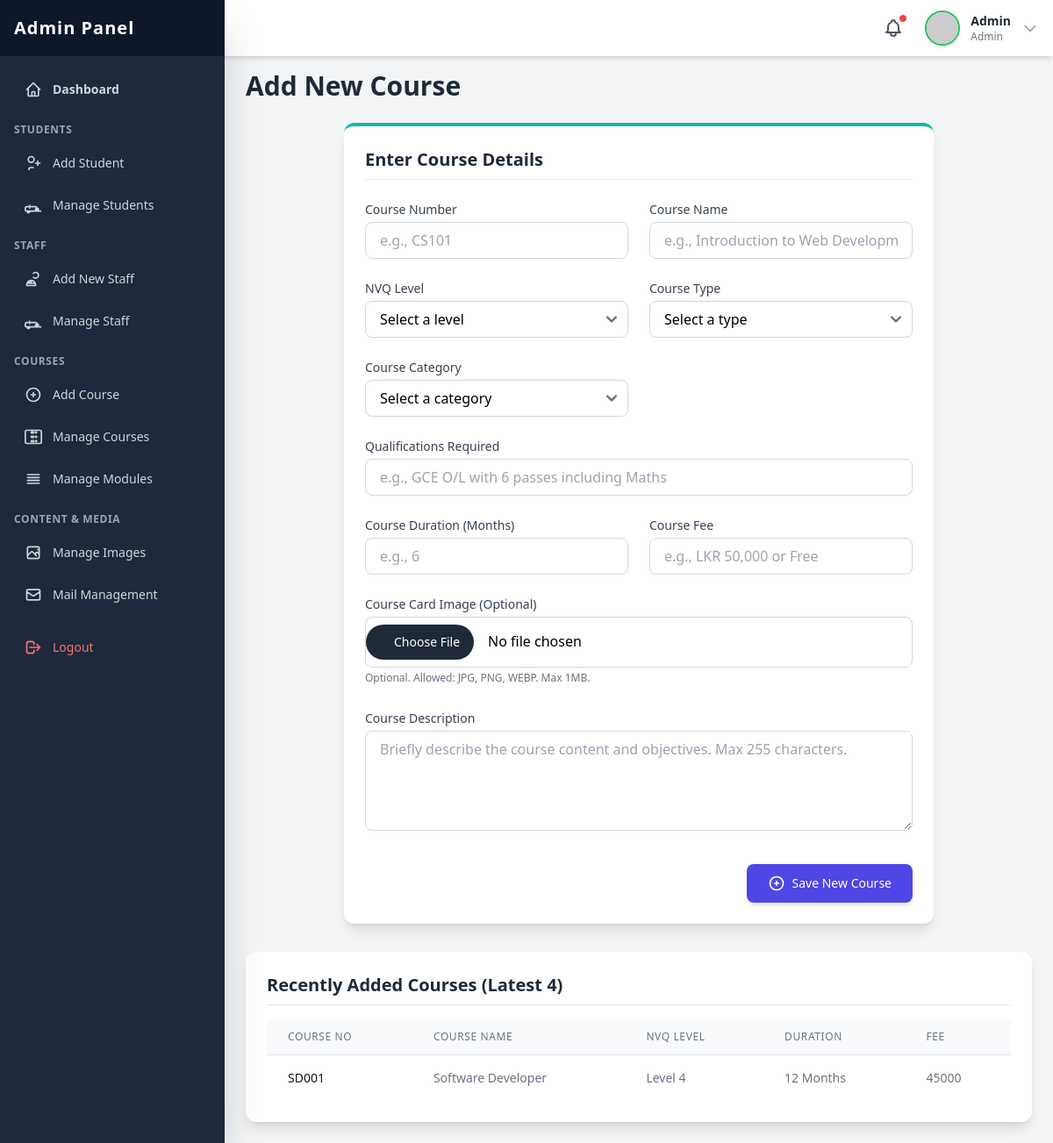
The page /admin/pages/add_course.php (signed in) on the database its author committed.
### tables this page shows
CREATE TABLE `course` (
  `id` int(11) NOT NULL,
  `course_no` varchar(12) NOT NULL,
  `course_name` varchar(100) NOT NULL,
  `nvq_level` int(11) NOT NULL,
  `course_type` enum('Full-time','Part-time','Online','Hybrid') NOT NULL,
  `qualifications` varchar(255) NOT NULL,
  `course_duration` int(11) NOT NULL,
  `course_fee` varchar(20) NOT NULL,
  `course_description` text NOT NULL,
  `course_image` varchar(255) DEFAULT NULL,
  `category` int(11) DEFAULT NULL,
  `status` enum('active','inactive') NOT NULL DEFAULT 'active'
);

### admin/pages/add_course.php (the view, shortened to what the rows shown need)
<?php
include_once('../include/header.php');
include_once('../../include/connection.php');
$recent_courses = [];
$query_recent = "SELECT course_no, course_name, nvq_level, course_duration, course_fee
                 FROM course
                 ORDER BY id DESC LIMIT 4";
$result_recent = $con->query($query_recent);
if ($result_recent && $result_recent->num_rows > 0) {
    while ($row = $result_recent->fetch_assoc()) {
        $recent_courses[] = $row;
    }
}
?>
<h2 class="text-3xl font-bold text-gray-800 mb-6">Add New Course</h2>
<div class="bg-white p-6 rounded-xl shadow-lg mt-8 w-full">
    <div class="overflow-x-auto">
        <table class="min-w-full divide-y divide-gray-200">
            <thead class="bg-gray-50">
                <tr>
                    <th scope="col" class="px-6 py-3 text-left text-xs font-medium text-gray-500 uppercase tracking-wider">Course No</th>
                    <th scope="col" class="px-6 py-3 text-left text-xs font-medium text-gray-500 uppercase tracking-wider">Course Name</th>
                    <th scope="col" class="px-6 py-3 text-left text-xs font-medium text-gray-500 uppercase tracking-wider">NVQ Level</th>
                    <th scope="col" class="px-6 py-3 text-left text-xs font-medium text-gray-500 uppercase tracking-wider">Duration</th>
                    <th scope="col" class="px-6 py-3 text-left text-xs font-medium text-gray-500 uppercase tracking-wider">Fee</th>
                </tr>
            </thead>
            <tbody class="bg-white divide-y divide-gray-200">
                <?php
                if (!empty($recent_courses)) {
                    foreach ($recent_courses as $course) {
                ?>
                <tr>
                    <td class="px-6 py-4 whitespace-nowrap text-sm font-medium text-gray-900"><?php echo htmlspecialchars($course['course_no']); ?></td>
                    <td class="px-6 py-4 whitespace-nowrap text-sm text-gray-500"><?php echo htmlspecialchars($course['course_name']); ?></td>
                    <td class="px-6 py-4 whitespace-nowrap text-sm text-gray-500">Level <?php echo htmlspecialchars($course['nvq_level']); ?></td>
                    <td class="px-6 py-4 whitespace-nowrap text-sm text-gray-500"><?php echo htmlspecialchars($course['course_duration']); ?> Months</td>
                    <td class="px-6 py-4 whitespace-nowrap text-sm text-gray-500"><?php echo htmlspecialchars($course['course_fee']); ?></td>
                </tr>
                <?php
                    }
                } else {
                    echo '<tr><td colspan="5" class="px-6 py-12 text-center text-gray-500">No courses added yet.</td></tr>';
                }
                ?>
            </tbody>
        </table>
    </div>
</div>
<?php
include_once('../include/footer.php');
?>

### admin/include/header.php (shortened to what the rows shown need)
<?php
$admin_username = isset($_SESSION['admin_username']) ? $_SESSION['admin_username'] : null;
$admin_display_name = 'User';
$admin_display_type = 'Guest';
if ($admin_username) {
    include_once __DIR__ . '/../../include/connection.php';
    if (isset($con)) {
        $query_admin = "SELECT username, type FROM admin WHERE username = ?";
        $stmt_admin = $con->prepare($query_admin);
        if ($stmt_admin) {
            $stmt_admin->bind_param("s", $admin_username);
            $stmt_admin->execute();
            $result_admin = $stmt_admin->get_result();
            if ($result_admin->num_rows == 1) {
                $admin_data = $result_admin->fetch_assoc();
                $admin_display_name = htmlspecialchars($admin_data['username']);
                $admin_display_type = htmlspecialchars(ucfirst($admin_data['type']));
            }
        } else {
             error_log("Admin header: Failed to prepare admin query: " . $con->error);
        }
    } else {
        error_log("Admin header: Database connection not established in connection.php.");
    }
}
?>
<!DOCTYPE html>
<html lang="en">
<head>
    <script src="https://cdn.tailwindcss.com"></script>
    <link href="https://cdnjs.cloudflare.com/ajax/libs/flowbite/2.2.1/flowbite.min.css" rel="stylesheet" />
    <link rel="stylesheet" href="../css/webkit.css">
</head>
<body class="bg-gray-100 min-h-screen">
    <header class="fixed top-0 left-0 right-0 h-16 bg-white shadow-md z-30 flex items-center justify-between px-4 transition-all duration-300" id="page-header">
        <div class="flex items-center space-x-4 relative">
            <button id="avatarButton" type="button" data-dropdown-toggle="userDropdown" data-dropdown-placement="bottom-start" class="flex items-center space-x-3 cursor-pointer group">
                <div class="hidden sm:block text-sm text-left"> <p class="font-semibold text-gray-800"><?php echo $admin_display_name; ?></p>
                    <p class="text-xs text-gray-500"><?php echo $admin_display_type; ?></p>
                </div>
                </button>
            </div>
    </header>
    <div id="sidebar-wrapper">
        <nav class="fixed top-0 bottom-0 left-0 w-64 bg-slate-800 text-white z-40 transform -translate-x-full lg:translate-x-0 transition-transform duration-300 ease-in-out shadow-2xl" id="page-sidebar">
            <div class="h-16 bg-slate-900 flex items-center justify-between px-4">
                <h1 class="text-xl font-extrabold text-white tracking-wider">Admin Panel</h1>
            </div>
        </nav>
    </div>
    <main class="pt-20 p-6 lg:ml-64 transition-all duration-300" id="main-content">

### rows shown on the page
course: course_no "SD001", course_name "Software Developer", nvq_level "4", course_duration "12", course_fee "45000"

### other values the page prints
$admin_display_name "Admin"
$admin_display_type "Admin"
